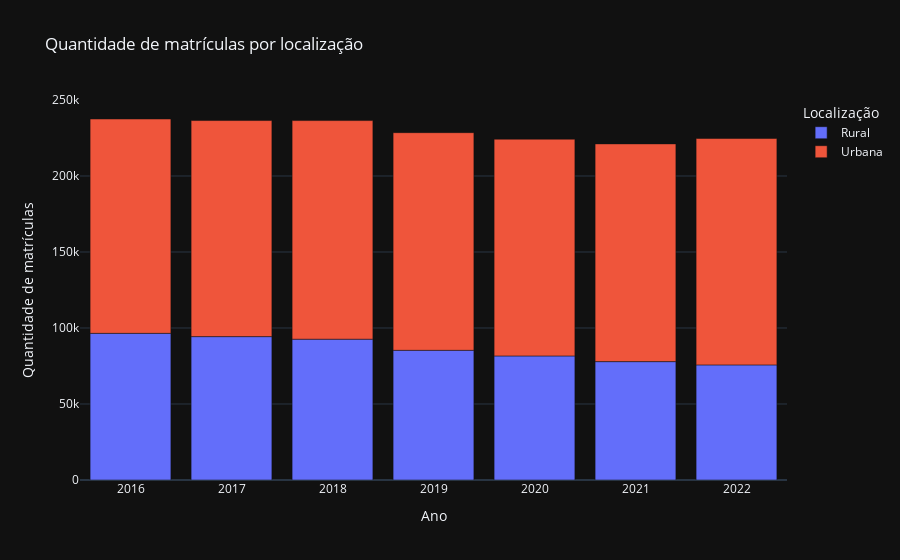

Notebook cell for this chart:
### Code cell
fig, df = get_plot_quantidade_matriculas("Localização")
fig

### Figure 1 — Plotly figure (JSON) as saved in the notebook; plotly's stock layout.template omitted (floating-point values rounded to 4 significant figures)
{"data": [{"alignmentgroup": "True", "hovertemplate": "Localização=Rural<br>Ano=%{x}<br>Quantidade de matrículas=%{y}<extra></extra>", "legendgroup": "Rural", "marker": {"color": "#636efa", "pattern": {"shape": ""}}, "name": "Rural", "offsetgroup": "Rural", "orientation": "v", "showlegend": true, "textposition": "auto", "x": [2016, 2017, 2018, 2019, 2020, 2021, 2022], "xaxis": "x", "y": [96493, 94336, 92648, 85324, 81614, 77888, 75723], "yaxis": "y", "type": "bar"}, {"alignmentgroup": "True", "hovertemplate": "Localização=Urbana<br>Ano=%{x}<br>Quantidade de matrículas=%{y}<extra></extra>", "legendgroup": "Urbana", "marker": {"color": "#EF553B", "pattern": {"shape": ""}}, "name": "Urbana", "offsetgroup": "Urbana", "orientation": "v", "showlegend": true, "textposition": "auto", "x": [2016, 2017, 2018, 2019, 2020, 2021, 2022], "xaxis": "x", "y": [141013, 142145, 143812, 143197, 142615, 143252, 148926], "yaxis": "y", "type": "bar"}], "layout": {"xaxis": {"anchor": "y", "domain": [0.0, 1.0], "title": {"text": "Ano"}}, "yaxis": {"anchor": "x", "domain": [0.0, 1.0], "title": {"text": "Quantidade de matrículas"}}, "legend": {"title": {"text": "Localização"}, "tracegroupgap": 0}, "title": {"text": "Quantidade de matrículas por localização"}, "barmode": "relative"}}
